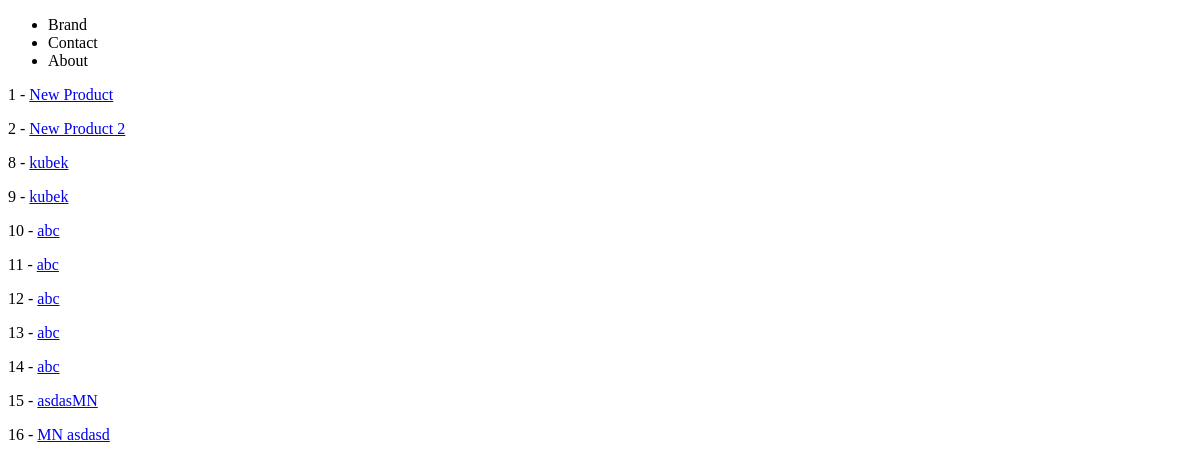
Before: /products/ with the older database file.
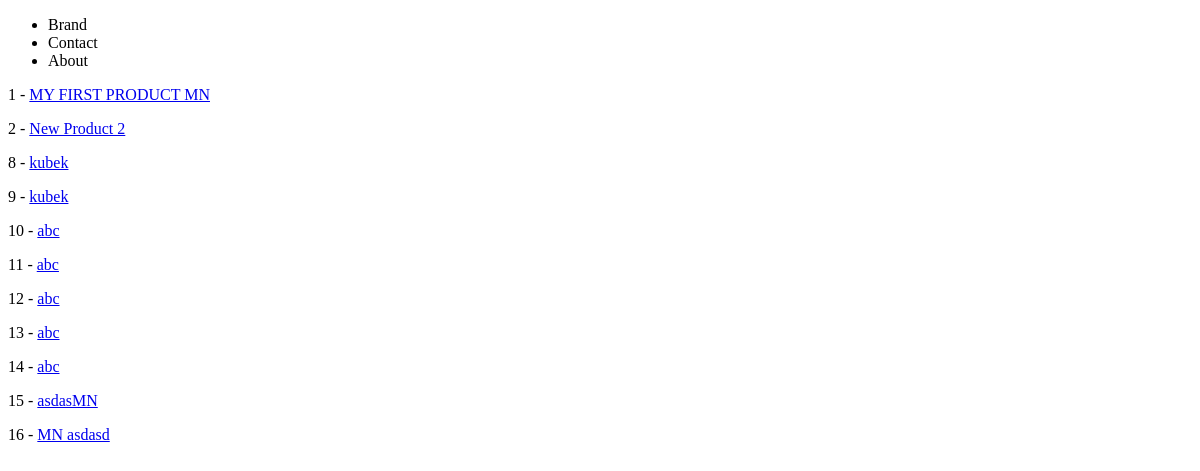
After: the same page with the newer database file.
### products/models.py (models this page shows, shortened)
class Product(models.Model):
	title 		= models.CharField(max_length=120)
	description = models.TextField(blank=False, null=True)
	price 		= models.DecimalField(decimal_places=2, max_digits=10000)
	summary		= models.TextField()
	featured    = models.BooleanField(default=True)
	def get_absolute_url(self):
		return reverse("products_namespace:product-detail", kwargs={"id": self.id})

### products/views.py (the view)
# urls.py: path('', product_list_view, name='product-list'),
def product_list_view(request):
	queryset = Product.objects.all()
	context = {
		"object_list" : queryset
	}
	return render(request, "products/product_list.html", context)

### products/templates/products/product_list.html
{% extends 'base.html' %}
{% block content %}
{% for instance in object_list %}
	<p>{{ instance.id }} - <a href='{{ instance.get_absolute_url }}'>
	{{ instance.title }}</a></p>
{% endfor %}
{% endblock %}

Changed rows visible on the page:
changed Product id 1: title "New Product" → "MY FIRST PRODUCT MN"
